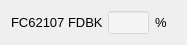
   <widget class="QWidget" name="layoutWidget">
    <property name="geometry">
     <rect>
      <x>410</x>
      <y>100</y>
      <width>167</width>
      <height>25</height>
     </rect>
    </property>
    <layout class="QHBoxLayout" name="horizontalLayout_68">
     <item>
      <widget class="QLabel" name="label_131">
       <property name="minimumSize">
        <size>
         <width>91</width>
         <height>21</height>
        </size>
       </property>
       <property name="maximumSize">
        <size>
         <width>91</width>
         <height>21</height>
        </size>
       </property>
       <property name="font">
        <font>
         <pointsize>10</pointsize>
         <weight>50</weight>
         <bold>false</bold>
        </font>
       </property>
       <property name="styleSheet">
        <string notr="true">background-color: none;
font: rgb(255, 255, 255);</string>
       </property>
       <property name="text">
        <string>FC62107 FDBK</string>
       </property>
       <property name="alignment">
        <set>Qt::AlignLeading|Qt::AlignLeft|Qt::AlignVCenter</set>
       </property>
      </widget>
     </item>
     <item>
      <widget class="QLineEdit" name="leVal_FC62107">
       <property name="minimumSize">
        <size>
         <width>41</width>
         <height>23</height>
        </size>
       </property>
       <property name="maximumSize">
        <size>
         <width>41</width>
         <height>23</height>
        </size>
       </property>
       <property name="styleSheet">
        <string notr="true">background-color: rgba(255, 255, 255, 100);</string>
       </property>
      </widget>
     </item>
     <item>
      <widget class="QLabel" name="label_134">
       <property name="minimumSize">
        <size>
         <width>21</width>
         <height>21</height>
        </size>
       </property>
       <property name="maximumSize">
        <size>
         <width>21</width>
         <height>21</height>
        </size>
       </property>
       <property name="font">
        <font>
         <pointsize>10</pointsize>
         <weight>50</weight>
         <bold>false</bold>
        </font>
       </property>
       <property name="styleSheet">
        <string notr="true">background-color: none;
font: rgb(255, 255, 255);</string>
       </property>
       <property name="text">
        <string>%</string>
       </property>
       <property name="alignment">
        <set>Qt::AlignLeading|Qt::AlignLeft|Qt::AlignVCenter</set>
       </property>
      </widget>
     </item>
    </layout>
   </widget>
